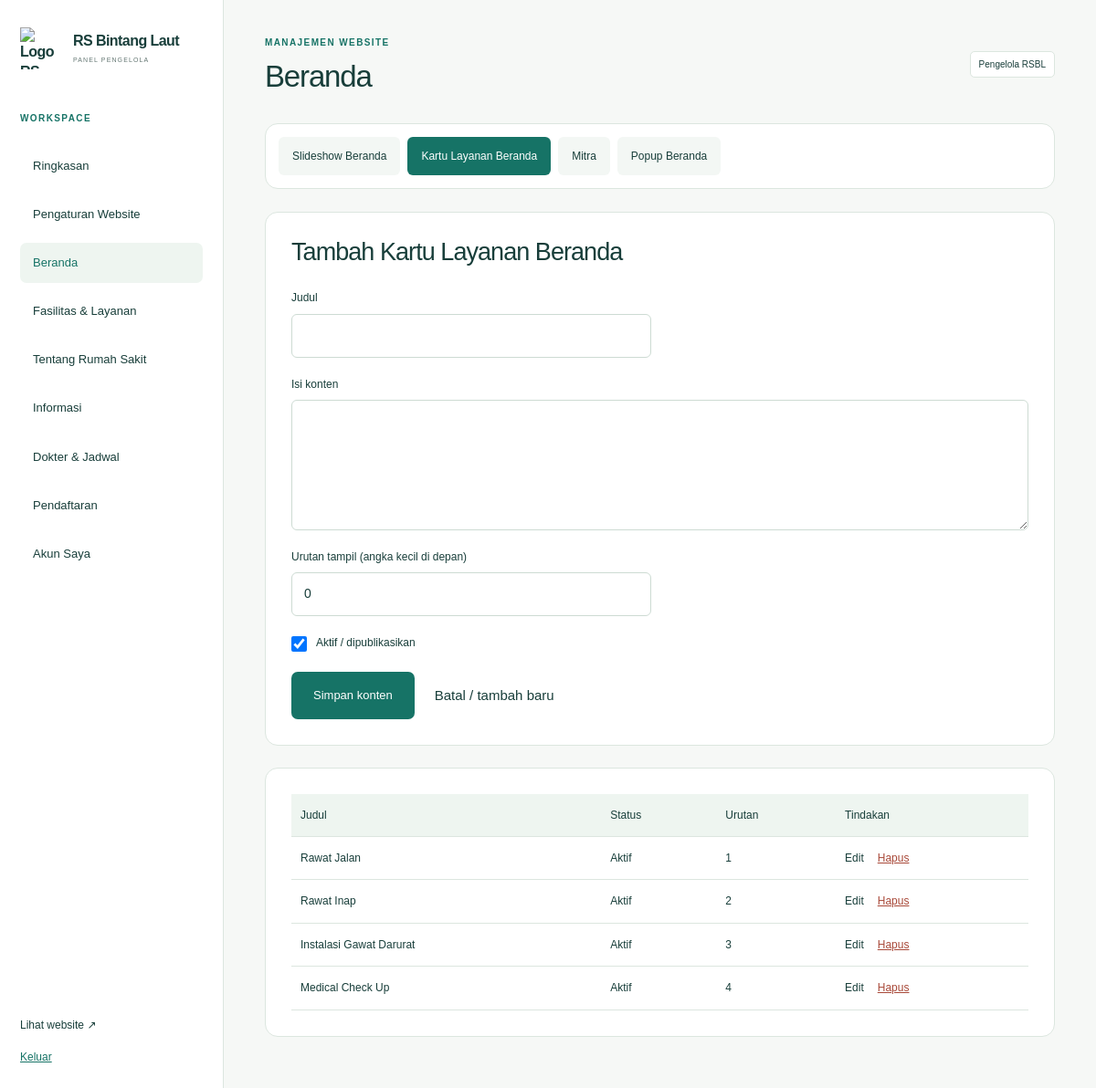
The app's page /index.php?page=admin&tab=home_content&kind=service (signed in), older data.
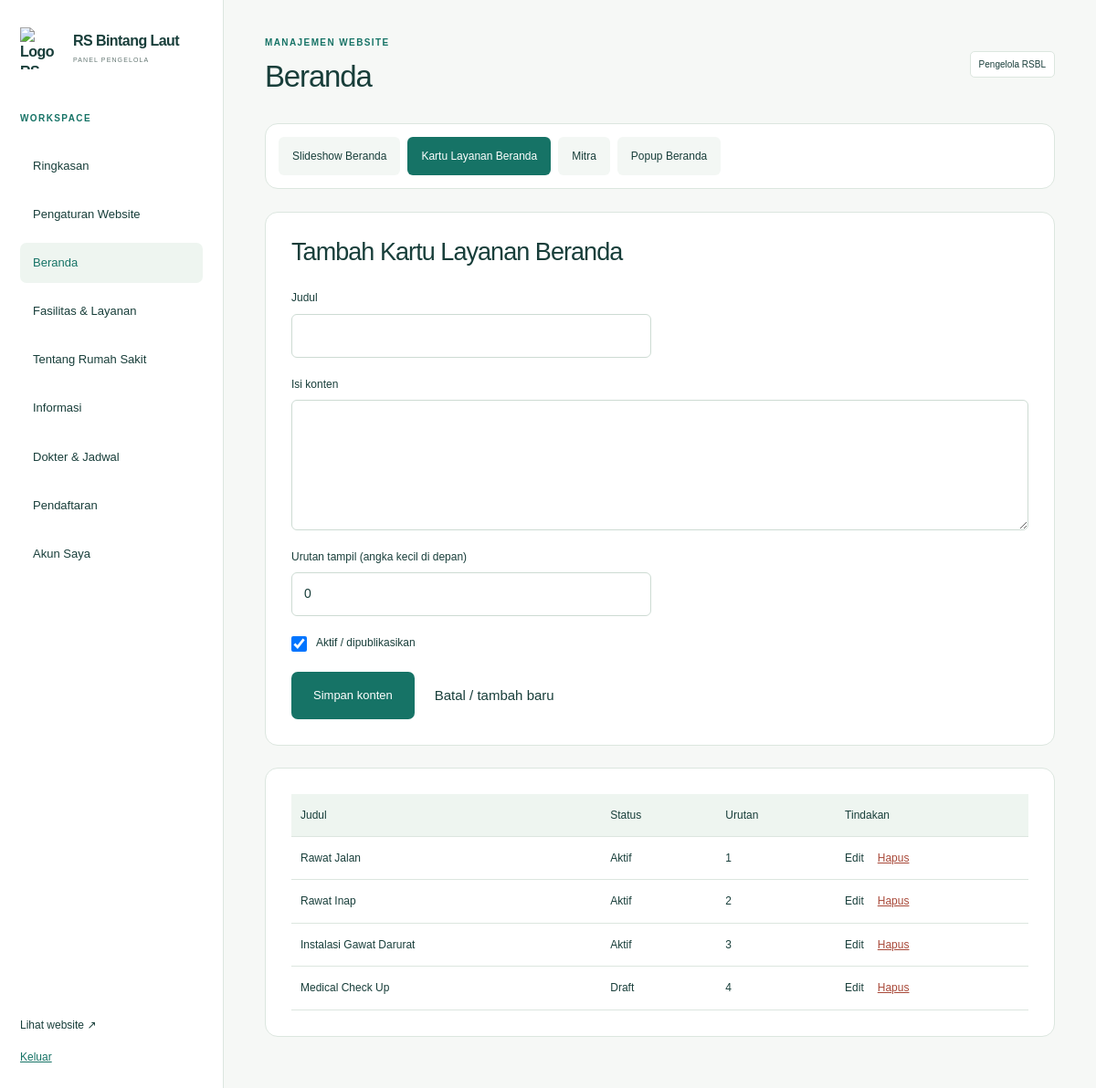
The same page, newer data.
### tables this page shows
CREATE TABLE contents (id INTEGER PRIMARY KEY AUTOINCREMENT, kind VARCHAR(40) NOT NULL, title VARCHAR(255) NOT NULL, subtitle VARCHAR(255) NOT NULL, body TEXT NOT NULL, image TEXT NOT NULL, link TEXT NOT NULL, starts VARCHAR(10) NOT NULL, ends VARCHAR(10) NOT NULL, active INT NOT NULL DEFAULT 1, sort_order INT NOT NULL DEFAULT 0);

### app/controllers/admin.php (called while the page is built, shortened)
<?php
require APP_ROOT . '/app/config/admin.php';
$tab = $_GET['tab'] ?? 'dashboard';
$kind = $_GET['kind'] ?? ($contentGroups[$tab][0] ?? 'slide');
if ($tab === 'contents' || isset($contentGroups[$tab])) {
    foreach ($contentGroups as $group => $groupKinds) {
        if (in_array($kind, $groupKinds, true)) {
            $tab = $group;
            break;
        }
    }
}

### app/modules/information.php (called while the page is built, shortened)
<?php
function informationKinds(): array
{
    return ['news', 'event', 'promo', 'career'];
}

### app/modules/services.php (called while the page is built, shortened)
<?php
function facilityPhotoPages(): array
{
    return [
        'farmasi' => ['title' => 'Farmasi', 'kind' => 'pharmacy_photo'],
        'radiologi' => ['title' => 'Radiologi', 'kind' => 'radiology_photo'],
        'fisioterapi' => ['title' => 'Fisioterapi', 'kind' => 'physiotherapy_photo'],
        'laboratorium' => ['title' => 'Laboratorium', 'kind' => 'laboratory_photo'],
    ];
}
function facilityPhotoKinds(): array
{
    return array_column(facilityPhotoPages(), 'kind');
}

### app/config/admin.php (called while the page is built, shortened)
<?php
$kinds = [
    'slide' => 'Slideshow Beranda',
    'service_slide' => 'Foto Fasilitas & Layanan',
    'outpatient_photo' => 'Rawat Jalan',
    'inpatient_room' => 'Rawat Inap & Kamar',
    'emergency_photo' => 'Instalasi Gawat Darurat',
    'clinic' => 'Daftar Poli',
    'service' => 'Layanan',
    'news' => 'Informasi / Berita',
    'event' => 'Acara',
    'promo' => 'Promo',
    'popup' => 'Popup',
    'page' => 'Halaman Informasi',
    'partner' => 'Mitra',
    'history' => 'Sejarah',
    'vision' => 'Visi & Misi',
    'quality' => 'Laporan Mutu',
    'career' => 'Karier',
];
foreach (facilityPhotoPages() as $facilityPage) {
    $kinds[$facilityPage['kind']] = $facilityPage['title'];
}
$kinds['service'] = 'Kartu Layanan Beranda';
$kinds['news'] = 'Berita';
$kinds['page'] = 'Halaman Tambahan';
$kinds['popup'] = 'Popup Beranda';

### app/support/helpers.php (called while the page is built, shortened)
<?php
function e($value): string
{
    return htmlspecialchars((string) $value, ENT_QUOTES, 'UTF-8');
}
function query(string $sql, array $args = []): array
{
    global $db;
    $q = $db->prepare($sql);
    $q->execute($args);
    return $q->fetchAll();
}

### views/admin/pages/contents.php (the view, shortened to what the changed rows need)
<?php
$edit =
    query('SELECT * FROM contents WHERE id=? AND kind=?', [(int) ($_GET['edit'] ?? 0), $kind])[0] ??
    [];
?>
<?php if (in_array($kind, informationKinds(), true)): ?>
<?php require APP_ROOT . '/views/admin/contents/information.php'; ?>
<?php elseif (in_array($kind, facilityPhotoKinds(), true)): ?>
<?php require APP_ROOT . '/views/admin/contents/facility-detail.php'; ?>
<?php elseif ($kind === 'emergency_photo'): ?>
<?php require APP_ROOT . '/views/admin/contents/emergency.php'; ?>
<?php elseif ($kind === 'inpatient_room'): ?>
<?php require APP_ROOT . '/views/admin/contents/inpatient.php'; ?>
<?php elseif ($kind === 'outpatient_photo'): ?>
<?php require APP_ROOT . '/views/admin/contents/outpatient.php'; ?>
<?php elseif ($kind === 'clinic'): ?>
<?php require APP_ROOT . '/views/admin/contents/clinic.php'; ?>
<?php elseif ($kind === 'service_slide'): ?>
<?php require APP_ROOT . '/views/admin/components/photo-gallery.php'; ?>
<?php elseif ($kind === 'history'): ?>
<?php require APP_ROOT . '/views/admin/contents/history.php'; ?>
<?php elseif ($kind === 'vision'): ?>
<?php require APP_ROOT . '/views/admin/contents/vision.php'; ?>
<?php elseif ($kind === 'quality'): ?>
<?php require APP_ROOT . '/views/admin/contents/quality.php'; ?>
<?php else: ?>
<div class="panel">
    <h2><?= empty($edit['id']) ? 'Tambah' : 'Edit' ?> <?= e($kinds[$kind]) ?></h2>
</div>
<div class="panel table-wrap">
    <table>
        <thead>
            <tr>
                <th>Judul</th>
                <th>Status</th>
                <?php if ($kind !== 'partner'): ?>
                <th>Urutan</th>
                <?php endif; ?>
                <th>Tindakan</th>
            </tr>
        </thead>
        <tbody>
            <?php foreach (
                query('SELECT * FROM contents WHERE kind=? ORDER BY sort_order,id DESC', [$kind])
                as $row
            ): ?>
            <tr>
                <td>
                    <?= e($row['title']) ?>
                </td>
                <td><?= $row['active'] ? 'Aktif' : 'Draft' ?></td>
                <?php if ($kind !== 'partner'): ?>
                <td><?= $row['sort_order'] ?></td>
                <?php endif; ?>
                <td>
                    <div class="actions">
                        <a href="index.php?page=admin&tab=<?= e($tab) ?>&kind=<?= e(
    $kind,
) ?>&edit=<?= $row['id'] ?>">Edit</a>
                        <form method="post" enctype="multipart/form-data" data-confirm="Hapus konten ini?">
                            <button class="text-button danger">Hapus</button>
                        </form>
                    </div>
                </td>
            </tr>
            <?php endforeach; ?>
        </tbody>
    </table>
</div>
<?php endif; ?>

Row changes from the older to the newer data that the page shows:
changed contents "Medical Check Up": active "Aktif" → "Draft"
